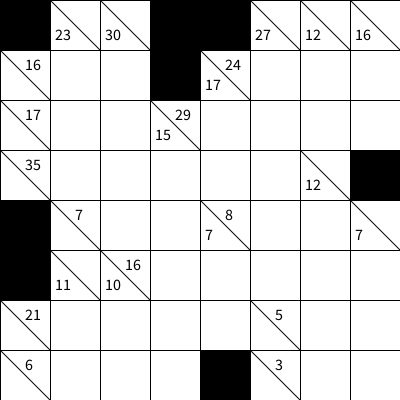
Frame 1 (no input)
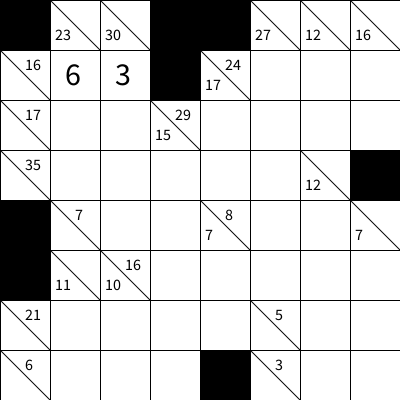
Frame 60 (the mouse pressed at the canvas centre just before this capture)
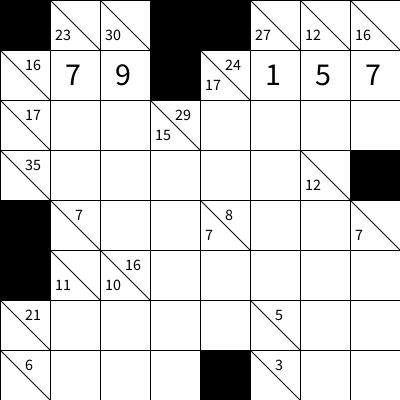
Frame 120 (the mouse held since frame 60 and released just before this capture)

The Processing sketch that drew these frames (run headless with seeded random() and noise(); from frame 60 on, the mouse is pressed at the canvas centre):

// Processing sketch: KakuroSolver
// ── KakuroSolver.pde
Cell[][] allCells;
int wid;

ArrayList<Cell> cells;
int currentIndex = 0;
int steps = 0;

void fillArray()
{
  for (int i = 0; i < 8; i++)
    for (int j = 0; j < 8; j++)
      if (allCells[i][j].value != -1)
        cells.add(allCells[i][j]);
}

ArrayList<Cell> getColumnCells(int index)
{
  ArrayList<Cell> c = new ArrayList<Cell>();
  int row = cells.get(index).row;
  int column = cells.get(index).column;
  for (int i = row - 1; i >= 0; i--)
  {
    if (allCells[i][column].value == -1)
      break;
    else
      c.add(allCells[i][column]);
  }
  for (int i = row + 1; i < 8; i++)
  {
    if (allCells[i][column].value == -1)
      break;
    else
      c.add(allCells[i][column]);
  }
  return c;
}

ArrayList<Cell> getRowCells(int index)
{
  ArrayList<Cell> r = new ArrayList<Cell>();
  int row = cells.get(index).row;
  int column = cells.get(index).column;
  for (int j = column - 1; j >= 0; j--)
  {
    if (allCells[row][j].value == -1)
      break;
    else
      r.add(allCells[row][j]);
  }
  for (int j = column + 1; j < 8; j++)
  {
    if (allCells[row][j].value == -1)
      break;
    else
      r.add(allCells[row][j]);
  }
  return r;
}

int getRowSum(int index)
{
  int j = cells.get(index).column;
  while (true)
  {
    j--;
    if (allCells[cells.get(index).row][j] instanceof SumCell)
      return ((SumCell)allCells[cells.get(index).row][j]).sumRight;
  }
}

int getColumnSum(int index)
{
  int i = cells.get(index).row;
  while (true)
  {
    i--;
    if (allCells[i][cells.get(index).column] instanceof SumCell)
      return ((SumCell)allCells[i][cells.get(index).column]).sumDown;
  }
}

boolean isValid(int index)
{
  int value = cells.get(index).value;
  ArrayList<Cell> rowCells = getRowCells(index);
  ArrayList<Cell> columnCells = getColumnCells(index);
  int rowTotal = getRowSum(index);
  int columnTotal = getColumnSum(index);
  int rt = value;
  int ct = value;
  boolean rowValid = false;
  for (int i = 0; i < rowCells.size(); i++)
  {
    if (rowCells.get(i).value == value) return false;
    else if (rowCells.get(i).value == 0) rowValid = true;
    rt += rowCells.get(i).value;
  }
  if ((rt < rowTotal || rt > rowTotal) && !rowValid) return false;
  boolean columnValid = false;
  for (int i = 0; i < columnCells.size(); i++)
  {
    if (columnCells.get(i).value == value) return false;
    else if (columnCells.get(i).value == 0) columnValid = true;
    ct += columnCells.get(i).value;
  }
  if ((ct < columnTotal || ct > columnTotal) && !columnValid) return false;
  return true;
}

void backtracking()
{
  cells.get(currentIndex).value++;
  if (cells.get(currentIndex).value > 9)
  {
    cells.get(currentIndex).value = 0;
    currentIndex--;
  }
  else if (isValid(currentIndex))
  {
    if (!solved()) 
      currentIndex++;
  } 
}

void setup()
{
  size(400, 400);
  allCells = new Cell[8][8];
  wid = width / 8;
  initializeKakuro();
  cells = new ArrayList<Cell>();
  fillArray();
  //Solve it without drawing each step
  /*while (true)
  {
    if (!solved()) backtracking();
    else break;
    steps++;
  }*/
}

boolean solved()
{
  for (int i = 0; i < cells.size(); i++)
    if (cells.get(i).value == 0 || !isValid(i))
      return false;
  return true;
}

void drawCells()
{
  for (int i = 0; i < 8; i++)
    for (int j = 0; j < 8; j++)
      allCells[i][j].show();
}

void draw()
{
  drawCells();
  if (!solved())
    backtracking();
}

// ── BlackCell.pde
class BlackCell extends Cell
{
  BlackCell(int row, int column, int w)
  {
    super(row, column, w, -1);
  }
  
  void show()
  {
    push();
    fill(0);
    rect(x, y, w, w);
    pop();
  }
}

// ── Cell.pde
abstract class Cell
{
  int row;
  int column;
  float x;
  float y;
  int w;
  int value;

  Cell(int row, int column, int w, int value)
  {
    this.row = row;
    this.column = column;
    this.w = w;
    this.x = column * w;
    this.y = row * w;
    this.value = value;
  }
  
  abstract void show();
}

// ── KakuroInitializer.pde
void initializeKakuro()
{
  //FIRST ROW
  allCells[0][0] = new BlackCell(0, 0, wid);
  allCells[0][1] = new SumCell(0, 1, wid, 23, 0);
  allCells[0][2] = new SumCell(0, 2, wid, 30, 0);
  allCells[0][3] = new BlackCell(0, 3, wid);
  allCells[0][4] = new BlackCell(0, 4, wid);
  allCells[0][5] = new SumCell(0, 5, wid, 27, 0);
  allCells[0][6] = new SumCell(0, 6, wid, 12, 0);
  allCells[0][7] = new SumCell(0, 7, wid, 16, 0);
  
  //SECOND ROW
  allCells[1][0] = new SumCell(1, 0, wid, 0, 16);
  allCells[1][1] = new NormalCell(1, 1, wid);
  allCells[1][2] = new NormalCell(1, 2, wid);
  allCells[1][3] = new BlackCell(1, 3, wid);
  allCells[1][4] = new SumCell(1, 4, wid, 17, 24);
  allCells[1][5] = new NormalCell(1, 5, wid);
  allCells[1][6] = new NormalCell(1, 6, wid);
  allCells[1][7] = new NormalCell(1, 7, wid);
  
  //THIRD ROW
  allCells[2][0] = new SumCell(2, 0, wid, 0, 17);
  allCells[2][1] = new NormalCell(2, 1, wid);
  allCells[2][2] = new NormalCell(2, 2, wid);
  allCells[2][3] = new SumCell(2, 3, wid, 15, 29);
  allCells[2][4] = new NormalCell(2, 4, wid);
  allCells[2][5] = new NormalCell(2, 5, wid);
  allCells[2][6] = new NormalCell(2, 6, wid);
  allCells[2][7] = new NormalCell(2, 7, wid);
  
  //FOURTH ROW
  allCells[3][0] = new SumCell(3, 0, wid, 0, 35);
  allCells[3][1] = new NormalCell(3, 1, wid);
  allCells[3][2] = new NormalCell(3, 2, wid);
  allCells[3][3] = new NormalCell(3, 3, wid);
  allCells[3][4] = new NormalCell(3, 4, wid);
  allCells[3][5] = new NormalCell(3, 5, wid);
  allCells[3][6] = new SumCell(3, 6, wid, 12, 0);
  allCells[3][7] = new BlackCell(3, 7, wid);
  
  //FIFTH ROW
  allCells[4][0] = new BlackCell(4, 0, wid);
  allCells[4][1] = new SumCell(4, 1, wid, 0, 7);
  allCells[4][2] = new NormalCell(4, 2, wid);
  allCells[4][3] = new NormalCell(4, 3, wid);
  allCells[4][4] = new SumCell(4, 4, wid, 7, 8);
  allCells[4][5] = new NormalCell(4, 5, wid);
  allCells[4][6] = new NormalCell(4, 6, wid);
  allCells[4][7] = new SumCell(4, 7, wid, 7, 0);
  
  //SIXTH ROW
  allCells[5][0] = new BlackCell(5, 0, wid);
  allCells[5][1] = new SumCell(5, 1, wid, 11, 0);
  allCells[5][2] = new SumCell(5, 2, wid, 10, 16);
  allCells[5][3] = new NormalCell(5, 3, wid);
  allCells[5][4] = new NormalCell(5, 4, wid);
  allCells[5][5] = new NormalCell(5, 5, wid);
  allCells[5][6] = new NormalCell(5, 6, wid);
  allCells[5][7] = new NormalCell(5, 7, wid);
  
  //SEVENTH ROW
  allCells[6][0] = new SumCell(6, 0, wid, 0, 21);
  allCells[6][1] = new NormalCell(6, 1, wid);
  allCells[6][2] = new NormalCell(6, 2, wid);
  allCells[6][3] = new NormalCell(6, 3, wid);
  allCells[6][4] = new NormalCell(6, 4, wid);
  allCells[6][5] = new SumCell(6, 5, wid, 0, 5);
  allCells[6][6] = new NormalCell(6, 6, wid);
  allCells[6][7] = new NormalCell(6, 7, wid);
  
  //EIGHTH ROW
  allCells[7][0] = new SumCell(7, 0, wid, 0, 6);
  allCells[7][1] = new NormalCell(7, 1, wid);
  allCells[7][2] = new NormalCell(7, 2, wid);
  allCells[7][3] = new NormalCell(7, 3, wid);
  allCells[7][4] = new BlackCell(7, 4, wid);
  allCells[7][5] = new SumCell(7, 5, wid, 0, 3);
  allCells[7][6] = new NormalCell(7, 6, wid);
  allCells[7][7] = new NormalCell(7, 7, wid);
}

// ── NormalCell.pde
class NormalCell extends Cell
{
  NormalCell(int row, int column, int w)
  {
    super(row, column, w, 0); 
  }
  
  void show()
  {
    push();
    rect(x, y, w, w);
    textSize(32);
    fill(0);
    if (value != 0) text("" + value, x + 15, y + w / 2 + 10);
    pop();
  } 
}

// ── SumCell.pde
class SumCell extends Cell
{
  int sumDown;
  int sumRight;
  
  SumCell(int row, int column, int w, int sumDown, int sumRight)
  {
    super(row, column, w, -1);
    this.sumDown = sumDown;
    this.sumRight = sumRight;
  }
  
  void show()
  {
    push();
    rect(x, y, w, w);
    line(x, y, x + w, y + w);
    textSize(16);
    fill(0);
    if (sumDown != 0) text("" + sumDown, x + 5, y + w - 10); 
    if (sumRight != 0) text("" + sumRight, x + w / 2, y + 20);
    pop();
  }
}
